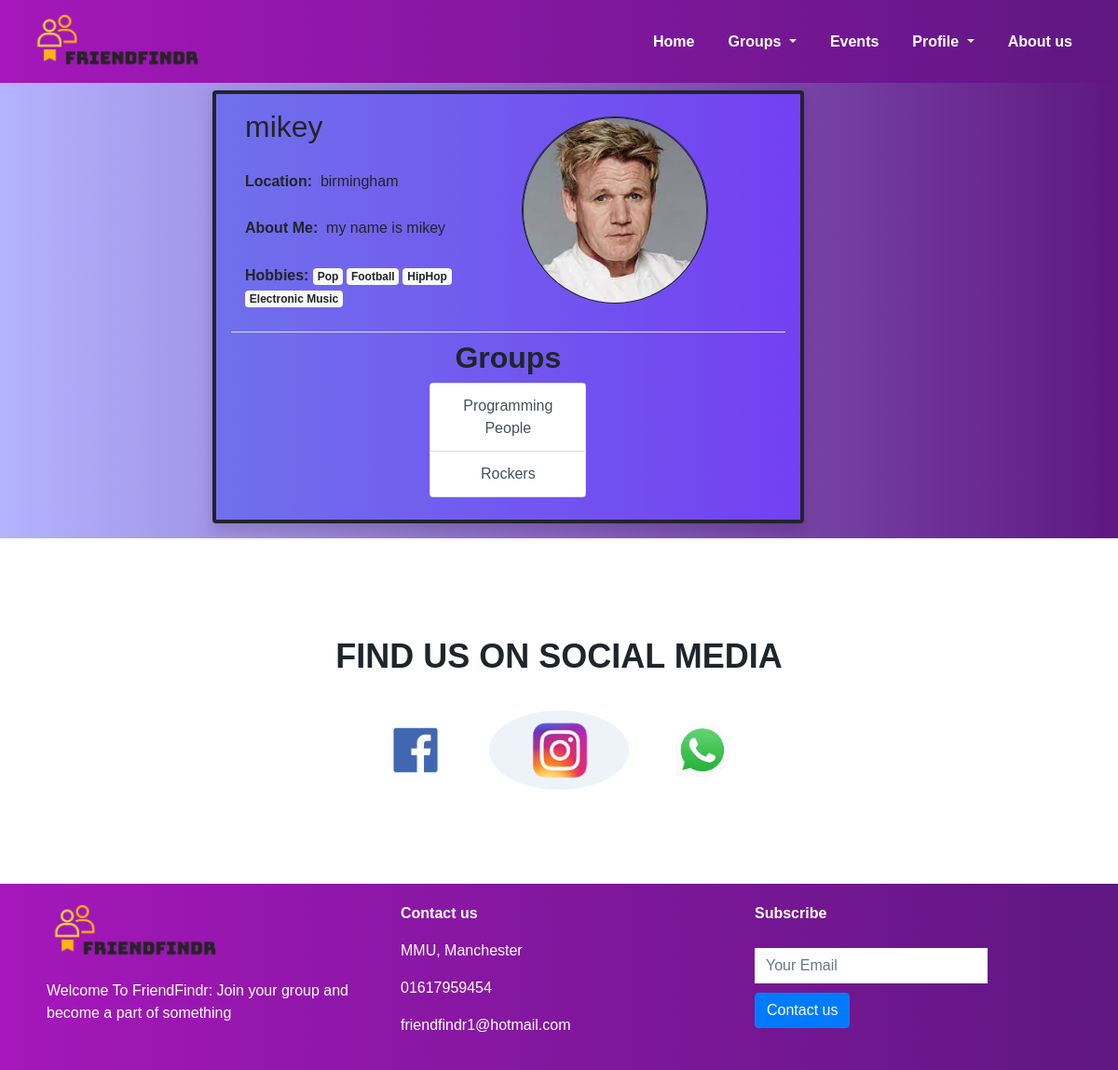
Screenshot of /profile-page.php (signed in) with the database file from the repository.
### tables this page shows
CREATE TABLE `users` (
  `userid` int(11) NOT NULL,
  `username` varchar(45) NOT NULL,
  `email` varchar(45) NOT NULL,
  `password` varchar(255) NOT NULL,
  `location` varchar(45) DEFAULT NULL,
  `bio` varchar(255) DEFAULT NULL,
  `created_at` datetime NOT NULL DEFAULT current_timestamp(),
  `DateOfBirth` date NOT NULL
);

CREATE TABLE `profilepictures` (
  `profilepictureid` int(11) NOT NULL,
  `name` varchar(20) NOT NULL,
  `userid` int(11) NOT NULL
);

### PhP classes/User.php (called while the page is built, shortened)
<?php
class User
{
    private $id;
    public function __construct($id) {
        $this->id = $id;
        $this->loadUser($id);
    }
    private function loadUser($id) {
        global $mysqli;
        $sql = "SELECT username, email, location, bio, created_at, DateOfBirth FROM users WHERE userid=?;";
        if($stmt = $mysqli->prepare($sql)) {
            $stmt->bind_param("s", $param_userid);
            $param_userid = $id;
            if($stmt->execute()) {
                $stmt->store_result();
                if($stmt->num_rows == 0) {
                    $user_err = "Error: User not found!";
                } else {
                    $stmt->bind_result($username, $email, $location, $bio, $created_at, $date_of_birth);
                }
            } else {
                $user_err = "Oops! Something went wrong! " . $mysqli->error;
            }
        } else {
            "Oops! Something went wrong! " . $mysqli->error;
        }
    }
    public function getGroups() {
        global $mysqli;
        $sql = "SELECT grp.groupid, grp.name FROM groups grp JOIN usergroups ugr ON grp.groupid = ugr.groupid where userid = ?";
        $groups = array();
        if($stmt = $mysqli->prepare($sql)) {
            $stmt->bind_param("s", $param_userid);
            if($stmt->execute()) {
                $stmt->store_result();
                    $stmt->bind_result($id, $name);
                    while($stmt->fetch()) {
                        $groups[$id] = $name;
                    }
            }
        }
        return $groups;
    }
    public function getHobbies() {
        global $mysqli;
        $hobbies = array();
        $sql = "SELECT name FROM hobbies hb join userhobbies uhb on hb.hobbyid = uhb.hobbyid WHERE userid = $this->id";
        if($result = $mysqli->query($sql)) {
            while($row = $result->fetch_assoc()) {
                $hobbies[] = $row["name"];
            }
        }
        return $hobbies;
    }
    function getProfilePic()
    {
        global $mysqli;
        $sql = "SELECT name FROM profilepictures WHERE userid = $this->id;";
        if ($result = $mysqli->query($sql)) {
            $row = $result->fetch_assoc();
            return "uploads/profile_pictures/" . $row["name"];
        } else {
            return $mysqli->error;
        }
    }
}

### profile-page.php (the view, shortened to what this page needs)
<?php
include("PhP classes/Validator.php");
include("PhP classes/User.php");
if (!isset($_GET["userid"])) {
    $userid = $_SESSION["id"];
} else {
    $userid = $_GET["userid"];
}
try {
    $user = new User($userid);
} catch (Exception $e) {
    $user_err = $e->getMessage();
}
function GetVar($var, $userid, $conn)
{
    $query = $conn->query("SELECT " . $var . " FROM users WHERE userid = '" . $userid . "' LIMIT 1");
    $result = $query->fetch_assoc();
    return $result[$var];
}
?>
<!DOCTYPE html>
<html lang="en">
<head>
    <link rel="stylesheet" href="https://stackpath.bootstrapcdn.com/bootstrap/4.5.2/css/bootstrap.min.css">
    <link rel="stylesheet" type="text/css" href="css/wpCss.css"
    ">
</head>
<body>
<section id="nav-bar">
    <nav class="navbar navbar-expand-lg navbar-light">
        <div class="container-fluid">
            <a class="navbar-brand" href="#"><img src="./data/logo.png"/></a>
            <div class="collapse navbar-collapse" id="navbarNav">
                <ul class="navbar-nav ml-auto">
                    <li class="nav-item">
                        <a class="nav-link" href="welcome.php">Home</a>
                    </li>
                    <li class="nav-item dropdown">
                        <a class="nav-link dropdown-toggle" href="#" id="navbardrop" data-toggle="dropdown">
                            Groups
                        </a>
                    </li>
                    <li class="nav-item">
                        <a class="nav-link" href="events-page.php">Events</a>
                    </li>
                    <li class="nav-item dropdown">
                        <a class="nav-link dropdown-toggle" href="#" id="navbardrop" data-toggle="dropdown">
                            Profile
                        </a>
                    </li>
                    <li class="nav-item">
                        <a class="nav-link" href="about-us.php">About us</a>
                    </li>
                </ul>
            </div>
        </div>
    </nav>
</section>
<section id="profile">
    <div class="container">
        <div class="row">
            <div class="col-sm-8 p-2 mx-auto">
                <div class="bo-area p-3 mb-2 rounded shadow"
                     style="background-image: linear-gradient(to right, #7070ec, #7340f1);">
                    <div class="col-sm-12 mb-2 pb-2 border-bottom text-color">
                        <div class="row">
                            <div class="col-sm-6 ">
                                <h2><?php echo GetVar('username', $userid, $mysqli) ?> </h2>
                                <p>
                                    <strong>Location:</strong>&nbsp;&nbsp;<?php echo GetVar('location', $userid, $mysqli) ?>
                                </p>
                                <p><strong>About Me:</strong>&nbsp;&nbsp;<?php echo GetVar('bio', $userid, $mysqli) ?>
                                </p>
                                <p><strong>Hobbies: </strong>
                                    <?php
                                    foreach ($user->getHobbies() as $hobby) {
                                        echo <<<HTML
                                    <span class="mr-1 badge badge-light">$hobby</span>
                                    HTML;
                                    }
                                    ?>
                                </p>
                            </div>
                            <div class="mt-2 col-sm-4 text-center float-right">
                                <figure>
                                    <div class="rounded-circle">
                                        <img class="img-responsive rounded-circle w-100" style=""
                                             alt="No profile picture found"
                                             src="<?php echo $user->getProfilePic() ?>"
                                             onerror=this.src="uploads/profile_pictures/default.jpg">
                                    </div>
                                </figure>
                            </div>
                        </div>
                    </div>
                    <div class="col-lg-4 divider text-center mx-auto">
                        <h2><strong>Groups</strong></h2>
                        <ul class="list-group pb-2">
                            <?php
                            foreach ($user->getGroups() as $groupid => $group) {
                                echo "<a href='group-page.php?groupid=$groupid' class='list-group-item list-group-item-action'>$group</a>";
                            }
                            ?>
                        </ul>
                    </div>
                </div>
            </div>
        </div>
    </div>
</section>
<section id="social-media">
    <div class="container text-center">
        <p>FIND US ON SOCIAL MEDIA</p>
        <div class="social-icons">
            <a href="#"> <img src="./data/fb.png"/> </a>
            <a href="#"> <img src="./data/ig.png"/> </a>
            <a href="#"> <img src="./data/ws.jpg"/> </a>
        </div>
    </div>
</section>
<section id="footer">
    <div class="container">
        <div class="row">
            <div class="col-md-4 footer-box">
                <img src="./data/logo.png"/>
                <p>
                    Welcome To FriendFindr:
                    Join your group and become a part of something
                </p>
            </div>
            <div class="col-md-4 footer-box">
                <p><b> Contact us </b></p>
                <p><i class="fa fa-map-marker"></i> MMU, Manchester</p>
                <p><i class="fa fa-phone"></i>01617959454</p>
                <p><i class="fa fa-envelope"></i>friendfindr1@hotmail.com</p>
            </div>
            <div class="col-md-4 footer-box">
                <p><b> Subscribe </b></p>
                <input type="email" class="form-control" placeholder="Your Email"/>
                <button type="button" class="btn btn-primary">Contact us</button>
            </div>
        </div>
    </div>
</section>
</body>
</html>

### css/wpCss.css (style rules this page uses)
* { margin:0; padding:0; }
body { font-family: 'Raleway', sans-serif; background-image:url('./man.jpg'); background-repeat: repeat-y; background-size: 100% auto; }
#nav-bar { position: sticky; top:0; z-index:10; }
.navbar { background-image: linear-gradient(to right, #a517ba, #5f1782); }
.navbar-nav li { padding: 0 10px; }
.navbar-nav li a { color: #fff !important; font-weight: 600; float:right; text-align:left; }
.navbar-brand img { width:200px; }
#social-media { padding:100px 0; }
#social-media p { font-size: 36px; font-weight:600; margin-bottom:30px; }
.social-icons img { width:150px; transition:0.5s; border-radius:100%; border:none; }
#footer { background-image: linear-gradient(to right, #a517ba, #5f1782); color: #fff; }
.footer-box { padding:20px; }
.footer-box img { width:200px; margin-bottom:20px; border-radius:5%; }
.footer-box .form-control { box-shadow:none; border:none; border-radius:0; margin-top:25px; max-width:250px; }
.footer-box .btn-primary { margin-top:10px; }
div.bo-area { min-height:355px; display: inline-block; border:4px solid; border-radius: 25px; padding: 20px; }
#profile { background-image: linear-gradient(to right, #b3b3ff, #5f1782); }
#profile img { border:1px solid; }
#profile p { margin-top:10%; }
.rounded-circle { border:1px solid; border-radius:50%; width:200px; height:200px; }

### rows the page displays
users: username "mikey", location "birmingham", bio "my name is mikey"
profilepictures: name (picture)

### other values shown
$hobby "Pop"
$hobby "Football"
$hobby "HipHop"
$hobby "Electronic Music"
$group "Programming People"
$group "Rockers"
